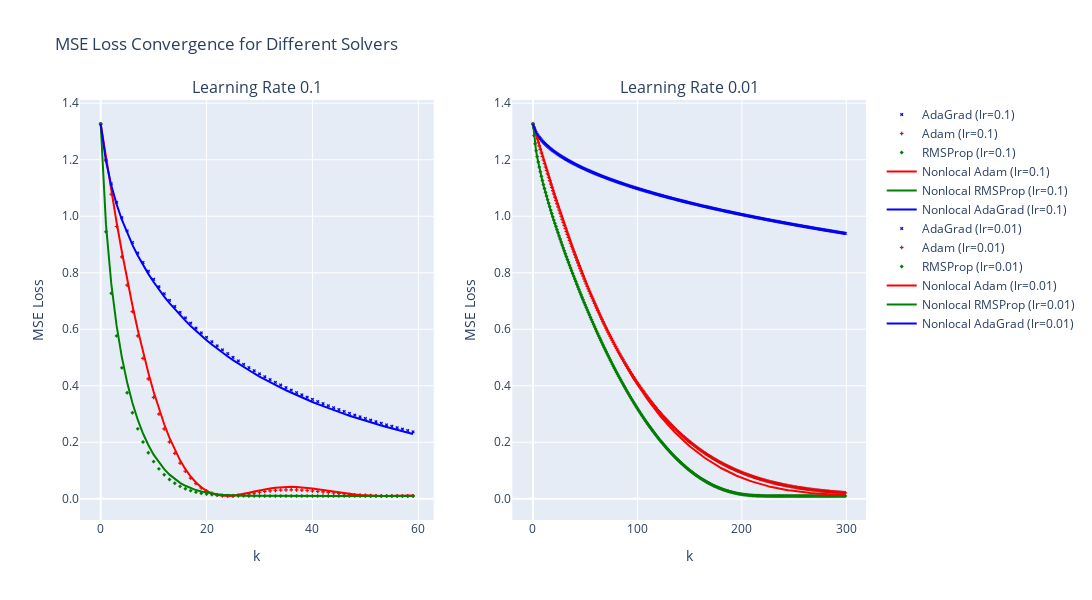

This figure's notebook cell:
### Code cell
# Generate some example data
np.random.seed(42)
samples = 1000
x = np.random.rand(samples)  # 1000 input samples
true_theta = 2
y = true_theta * x + np.random.normal(0, 0.1, samples)  # Outputs with some noise

learning_rates = [0.1, 0.01]

# Create the figure with two subplots, one for each learning rate
fig = make_subplots(rows=1, cols=2, subplot_titles=(f"Learning Rate {learning_rates[0]}", f"Learning Rate {learning_rates[1]}"))

# Define the derivative of the MSE
def dL(theta_t):
    if np.isscalar(theta_t) or (isinstance(theta_t, np.ndarray) and theta_t.ndim == 0):
        gradient = -2 * np.mean((y - theta_t * x) * x)
    else:
        gradient = np.array([-2 * np.mean((y - theta * x) * x) for theta in theta_t])
    return gradient

# Define the MSE loss function
def mse(theta):
    return np.mean((y - theta * x) ** 2)

# Define the system dynamics function
f = lambda t, y: 0.0

for idx, lr in enumerate(learning_rates):
    if lr == 0.1:
        k = 60
    else:
        k = 300

    # AdaGrad Optimizer
    print(f'AdaGrad Optimizer (lr={lr})')
    adagrad_optimizer = AdaGrad(dL=dL, lr=lr, epochs=k)
    theta_initial = 0.0
    theta_result_adagrad, _, _ = adagrad_optimizer.solve(theta_initial)
    loss_values_adagrad = [mse(theta) for theta in theta_result_adagrad]

    # RMSPropMomentum Optimizer
    print(f'\nRMSProp Optimizer (lr={lr})')
    rmsprop_optimizer = RMSPropMomentum(dL=dL, lr=lr, beta=0.9, epochs=k)
    theta_result_rmsprop, _, _ = rmsprop_optimizer.solve(theta_initial)
    loss_values_rmsprop = [mse(theta) for theta in theta_result_rmsprop]

    # AdamMomentum Optimizer
    print(f'\nAdam Optimizer (lr={lr})')
    adam_optimizer = AdamMomentum(dL=dL, lr=lr, epochs=k)
    theta_result_adam, _, _, _ = adam_optimizer.solve(theta_initial)
    loss_values_adam = [mse(theta) for theta in theta_result_adam]

    # NonlocalSolverAdaGrad
    print(f'\nNonlocal AdaGrad Optimizer (lr={lr})')
    adagrad_nonlocal_solver = NonlocalSolverAdaGrad(f=f, dL=dL, t_span=[1e-12, k * lr], y0=np.array([0.0]), alpha=lr)
    t_adagrad, y_adagrad = adagrad_nonlocal_solver.solve()
    loss_values_nonlocal_adagrad = [mse(theta) for theta in y_adagrad]

    # NonlocalSolverMomentumRMSProp
    print(f'\nNonlocal RMSProp Optimizer (lr={lr})')
    rmsprop_nonlocal_solver = NonlocalSolverMomentumRMSProp(f=f, dL=dL, t_span=[1e-12, k * lr], y0=np.array([0.0]), 
                                                            beta=0.9, alpha=lr)
    t_rmsprop, y_rmsprop = rmsprop_nonlocal_solver.solve()
    loss_values_nonlocal_rmsprop = [mse(theta) for theta in y_rmsprop]

    # NonlocalSolverMomentumAdam
    print(f'\nNonlocal Adam Optimizer (lr={lr})')
    adam_nonlocal_solver = NonlocalSolverMomentumAdam(f=f, dL=dL, t_span=[1e-12, k * lr], y0=np.array([0.0]), 
                                                      betas=[0.9, 0.99], alpha=lr)
    t_adam, y_adam = adam_nonlocal_solver.solve()
    loss_values_nonlocal_adam = [mse(theta) for theta in y_adam]

    fig.add_trace(go.Scatter(x=list(range(len(loss_values_adagrad))), y=loss_values_adagrad, 
                         mode='markers', marker=dict(symbol='x', size=3, line=dict(width=0.1), color='blue'), 
                         name=f'AdaGrad (lr={lr})'), row=1, col=idx + 1)

    fig.add_trace(go.Scatter(x=list(range(len(loss_values_adam))), y=loss_values_adam, 
                         mode='markers', marker=dict(symbol='cross', size=3, line=dict(width=0.1), color='red'), 
                         name=f'Adam (lr={lr})'), row=1, col=idx + 1)

    fig.add_trace(go.Scatter(x=list(range(len(loss_values_rmsprop))), y=loss_values_rmsprop, 
                         mode='markers', marker=dict(symbol='diamond', size=3, line=dict(width=0.1), color='green'), 
                         name=f'RMSProp (lr={lr})'), row=1, col=idx + 1)

    # Add line plots for nonlocal solvers with different colors
    fig.add_trace(go.Scatter(x=t_adam/lr, y=loss_values_nonlocal_adam, 
                         mode='lines', line=dict(color='red'), 
                         name=f'Nonlocal Adam (lr={lr})'), row=1, col=idx + 1)

    fig.add_trace(go.Scatter(x=t_rmsprop/lr, y=loss_values_nonlocal_rmsprop, 
                         mode='lines', line=dict(color='green'), 
                         name=f'Nonlocal RMSProp (lr={lr})'), row=1, col=idx + 1)

    fig.add_trace(go.Scatter(x=t_adagrad/lr, y=loss_values_nonlocal_adagrad, 
                         mode='lines', line=dict(color='blue'), 
                         name=f'Nonlocal AdaGrad (lr={lr})'), row=1, col=idx + 1)

# Configure the layout of the plot
fig.update_layout(
    title='MSE Loss Convergence for Different Solvers',
    xaxis=dict(title='k'),
    yaxis=dict(title='MSE Loss'),
    width=1500,  # Width in pixels
    height=600,   # Height in pixels
    showlegend=True
)

fig.update_xaxes(title_text="k")
fig.update_yaxes(tickformat=".1f", title_text="MSE Loss")

# Show the figure
fig.show()

### Figure 1 — Plotly figure (JSON) as saved in the notebook; plotly's stock layout.template omitted (floating-point values rounded to 4 significant figures; data arrays with more than 128 entries replaced by an {"elided": "..."} marker saying what was removed)
{"data": [{"marker": {"color": "blue", "line": {"width": 0.1}, "size": 3, "symbol": "x"}, "mode": "markers", "name": "AdaGrad (lr=0.1)", "type": "scatter", "x": [0, 1, 2, 3, 4, 5, 6, 7, 8, 9, 10, 11, 12, 13, 14, 15, 16, 17, 18, 19, 20, 21, 22, 23, 24, 25, 26, 27, 28, 29, 30, 31, 32, 33, 34, 35, 36, 37, 38, 39, 40, 41, 42, 43, 44, 45, 46, 47, 48, 49, 50, 51, 52, 53, 54, 55, 56, 57, 58, 59], "xaxis": "x", "y": [1.326, 1.199, 1.115, 1.049, 0.9949, 0.9481, 0.9068, 0.8698, 0.8361, 0.8052, 0.7767, 0.7502, 0.7255, 0.7022, 0.6804, 0.6597, 0.6402, 0.6217, 0.604, 0.5872, 0.5711, 0.5558, 0.5411, 0.527, 0.5134, 0.5004, 0.4879, 0.4758, 0.4642, 0.453, 0.4422, 0.4318, 0.4217, 0.4119, 0.4024, 0.3933, 0.3844, 0.3758, 0.3674, 0.3594, 0.3515, 0.3439, 0.3365, 0.3293, 0.3223, 0.3154, 0.3088, 0.3024, 0.2961, 0.29, 0.284, 0.2782, 0.2726, 0.2671, 0.2617, 0.2565, 0.2514, 0.2464, 0.2416, 0.2368], "yaxis": "y"}, {"marker": {"color": "red", "line": {"width": 0.1}, "size": 3, "symbol": "cross"}, "mode": "markers", "name": "Adam (lr=0.1)", "type": "scatter", "x": [0, 1, 2, 3, 4, 5, 6, 7, 8, 9, 10, 11, 12, 13, 14, 15, 16, 17, 18, 19, 20, 21, 22, 23, 24, 25, 26, 27, 28, 29, 30, 31, 32, 33, 34, 35, 36, 37, 38, 39, 40, 41, 42, 43, 44, 45, 46, 47, 48, 49, 50, 51, 52, 53, 54, 55, 56, 57, 58, 59], "xaxis": "x", "y": [1.326, 1.199, 1.078, 0.9636, 0.8563, 0.756, 0.6626, 0.5763, 0.4969, 0.4245, 0.3588, 0.2998, 0.2473, 0.2011, 0.1609, 0.1264, 0.09737, 0.07333, 0.05392, 0.03871, 0.02725, 0.0191, 0.01378, 0.01084, 0.00984, 0.01035, 0.01197, 0.01435, 0.01716, 0.02013, 0.02303, 0.02567, 0.02792, 0.02969, 0.03092, 0.0316, 0.03173, 0.03136, 0.03054, 0.02934, 0.02785, 0.02613, 0.02428, 0.02237, 0.02047, 0.01864, 0.01693, 0.01537, 0.01401, 0.01284, 0.01188, 0.01113, 0.01056, 0.01018, 0.009945, 0.009841, 0.009841, 0.009917, 0.01005, 0.01021], "yaxis": "y"}, {"marker": {"color": "green", "line": {"width": 0.1}, "size": 3, "symbol": "diamond"}, "mode": "markers", "name": "RMSProp (lr=0.1)", "type": "scatter", "x": [0, 1, 2, 3, 4, 5, 6, 7, 8, 9, 10, 11, 12, 13, 14, 15, 16, 17, 18, 19, 20, 21, 22, 23, 24, 25, 26, 27, 28, 29, 30, 31, 32, 33, 34, 35, 36, 37, 38, 39, 40, 41, 42, 43, 44, 45, 46, 47, 48, 49, 50, 51, 52, 53, 54, 55, 56, 57, 58, 59], "xaxis": "x", "y": [1.326, 0.9449, 0.7275, 0.5765, 0.4634, 0.375, 0.3045, 0.2474, 0.2009, 0.1628, 0.1315, 0.106, 0.08519, 0.06832, 0.05474, 0.04391, 0.03536, 0.02868, 0.02353, 0.01962, 0.0167, 0.01456, 0.01301, 0.01192, 0.01117, 0.01067, 0.01034, 0.01013, 0.01, 0.009924, 0.00988, 0.009855, 0.009842, 0.009835, 0.009832, 0.009831, 0.00983, 0.00983, 0.00983, 0.00983, 0.00983, 0.00983, 0.00983, 0.00983, 0.00983, 0.00983, 0.00983, 0.00983, 0.00983, 0.00983, 0.00983, 0.00983, 0.00983, 0.00983, 0.00983, 0.00983, 0.00983, 0.00983, 0.00983, 0.00983], "yaxis": "y"}, {"line": {"color": "red"}, "mode": "lines", "name": "Nonlocal Adam (lr=0.1)", "type": "scatter", "x": [1e-11, 1.0, 2.0, 3.0, 4.0, 5.0, 6.0, 7.0, 8.0, 9.0, 10.0, 11.0, 12.0, 13.0, 14.0, 15.0, 16.0, 17.0, 18.0, 19.0, 20.0, 21.0, 22.0, 23.0, 24.0, 25.0, 26.0, 27.0, 28.0, 29.0, 30.0, 31.0, 32.0, 33.0, 34.0, 35.0, 36.0, 37.0, 38.0, 39.0, 40.0, 41.0, 42.0, 43.0, 44.0, 45.0, 46.0, 47.0, 48.0, 49.0, 50.0, 51.0, 52.0, 53.0, 54.0, 55.0, 56.0, 57.0, 58.0, 59.0], "xaxis": "x", "y": [1.326, 1.205, 1.089, 0.9786, 0.8743, 0.7761, 0.6841, 0.5983, 0.5188, 0.4456, 0.3788, 0.3181, 0.2637, 0.2153, 0.1729, 0.1361, 0.1048, 0.07872, 0.05749, 0.04076, 0.02813, 0.01919, 0.01347, 0.01052, 0.00986, 0.01104, 0.01359, 0.0171, 0.02117, 0.02544, 0.02962, 0.03345, 0.03674, 0.03934, 0.04117, 0.04219, 0.04241, 0.04186, 0.04063, 0.03881, 0.03652, 0.03389, 0.03103, 0.02807, 0.02512, 0.02228, 0.01964, 0.01726, 0.01519, 0.01347, 0.0121, 0.01107, 0.01037, 0.009975, 0.009832, 0.009899, 0.01013, 0.01046, 0.01086, 0.01128], "yaxis": "y"}, {"line": {"color": "green"}, "mode": "lines", "name": "Nonlocal RMSProp (lr=0.1)", "type": "scatter", "x": [1e-11, 1.0, 2.0, 3.0, 4.0, 5.0, 6.0, 7.0, 8.0, 9.0, 10.0, 11.0, 12.0, 13.0, 14.0, 15.0, 16.0, 17.0, 18.0, 19.0, 20.0, 21.0, 22.0, 23.0, 24.0, 25.0, 26.0, 27.0, 28.0, 29.0, 30.0, 31.0, 32.0, 33.0, 34.0, 35.0, 36.0, 37.0, 38.0, 39.0, 40.0, 41.0, 42.0, 43.0, 44.0, 45.0, 46.0, 47.0, 48.0, 49.0, 50.0, 51.0, 52.0, 53.0, 54.0, 55.0, 56.0, 57.0, 58.0, 59.0], "xaxis": "x", "y": [1.326, 0.9702, 0.7615, 0.6135, 0.5007, 0.4114, 0.3392, 0.2799, 0.2309, 0.1902, 0.1563, 0.1282, 0.1048, 0.08545, 0.06955, 0.05655, 0.046, 0.03752, 0.03077, 0.02546, 0.02132, 0.01815, 0.01576, 0.01397, 0.01267, 0.01174, 0.01109, 0.01064, 0.01033, 0.01014, 0.01001, 0.009934, 0.009888, 0.009861, 0.009846, 0.009838, 0.009833, 0.009831, 0.00983, 0.00983, 0.00983, 0.00983, 0.00983, 0.00983, 0.00983, 0.00983, 0.00983, 0.00983, 0.00983, 0.00983, 0.00983, 0.00983, 0.00983, 0.00983, 0.00983, 0.00983, 0.00983, 0.00983, 0.00983, 0.00983], "yaxis": "y"}, {"line": {"color": "blue"}, "mode": "lines", "name": "Nonlocal AdaGrad (lr=0.1)", "type": "scatter", "x": [1e-11, 1.0, 2.0, 3.0, 4.0, 5.0, 6.0, 7.0, 8.0, 9.0, 10.0, 11.0, 12.0, 13.0, 14.0, 15.0, 16.0, 17.0, 18.0, 19.0, 20.0, 21.0, 22.0, 23.0, 24.0, 25.0, 26.0, 27.0, 28.0, 29.0, 30.0, 31.0, 32.0, 33.0, 34.0, 35.0, 36.0, 37.0, 38.0, 39.0, 40.0, 41.0, 42.0, 43.0, 44.0, 45.0, 46.0, 47.0, 48.0, 49.0, 50.0, 51.0, 52.0, 53.0, 54.0, 55.0, 56.0, 57.0, 58.0, 59.0], "xaxis": "x", "y": [1.326, 1.195, 1.109, 1.043, 0.9877, 0.9403, 0.8985, 0.8611, 0.8271, 0.796, 0.7673, 0.7407, 0.7158, 0.6925, 0.6706, 0.6499, 0.6303, 0.6117, 0.5941, 0.5773, 0.5612, 0.5459, 0.5312, 0.5171, 0.5036, 0.4906, 0.4782, 0.4661, 0.4546, 0.4434, 0.4327, 0.4223, 0.4122, 0.4025, 0.3931, 0.384, 0.3752, 0.3667, 0.3584, 0.3504, 0.3426, 0.335, 0.3277, 0.3206, 0.3136, 0.3069, 0.3003, 0.294, 0.2878, 0.2817, 0.2759, 0.2701, 0.2646, 0.2591, 0.2539, 0.2487, 0.2437, 0.2388, 0.234, 0.2293], "yaxis": "y"}, {"marker": {"color": "blue", "line": {"width": 0.1}, "size": 3, "symbol": "x"}, "mode": "markers", "name": "AdaGrad (lr=0.01)", "type": "scatter", "x": {"elided": "300 int values"}, "xaxis": "x2", "y": {"elided": "300 float values"}, "yaxis": "y2"}, {"marker": {"color": "red", "line": {"width": 0.1}, "size": 3, "symbol": "cross"}, "mode": "markers", "name": "Adam (lr=0.01)", "type": "scatter", "x": {"elided": "300 int values"}, "xaxis": "x2", "y": {"elided": "300 float values"}, "yaxis": "y2"}, {"marker": {"color": "green", "line": {"width": 0.1}, "size": 3, "symbol": "diamond"}, "mode": "markers", "name": "RMSProp (lr=0.01)", "type": "scatter", "x": {"elided": "300 int values"}, "xaxis": "x2", "y": {"elided": "300 float values"}, "yaxis": "y2"}, {"line": {"color": "red"}, "mode": "lines", "name": "Nonlocal Adam (lr=0.01)", "type": "scatter", "x": {"elided": "300 float values"}, "xaxis": "x2", "y": {"elided": "300 float values"}, "yaxis": "y2"}, {"line": {"color": "green"}, "mode": "lines", "name": "Nonlocal RMSProp (lr=0.01)", "type": "scatter", "x": {"elided": "300 float values"}, "xaxis": "x2", "y": {"elided": "300 float values"}, "yaxis": "y2"}, {"line": {"color": "blue"}, "mode": "lines", "name": "Nonlocal AdaGrad (lr=0.01)", "type": "scatter", "x": {"elided": "300 float values"}, "xaxis": "x2", "y": {"elided": "300 float values"}, "yaxis": "y2"}], "layout": {"annotations": [{"font": {"size": 16}, "showarrow": false, "text": "Learning Rate 0.1", "x": 0.225, "xanchor": "center", "xref": "paper", "y": 1, "yanchor": "bottom", "yref": "paper"}, {"font": {"size": 16}, "showarrow": false, "text": "Learning Rate 0.01", "x": 0.775, "xanchor": "center", "xref": "paper", "y": 1, "yanchor": "bottom", "yref": "paper"}], "height": 600, "showlegend": true, "title": {"text": "MSE Loss Convergence for Different Solvers"}, "width": 1500, "xaxis": {"anchor": "y", "domain": [0, 0.45], "title": {"text": "k"}}, "xaxis2": {"anchor": "y2", "domain": [0.55, 1], "title": {"text": "k"}}, "yaxis": {"anchor": "x", "domain": [0, 1], "tickformat": ".1f", "title": {"text": "MSE Loss"}}, "yaxis2": {"anchor": "x2", "domain": [0, 1], "tickformat": ".1f", "title": {"text": "MSE Loss"}}}}
